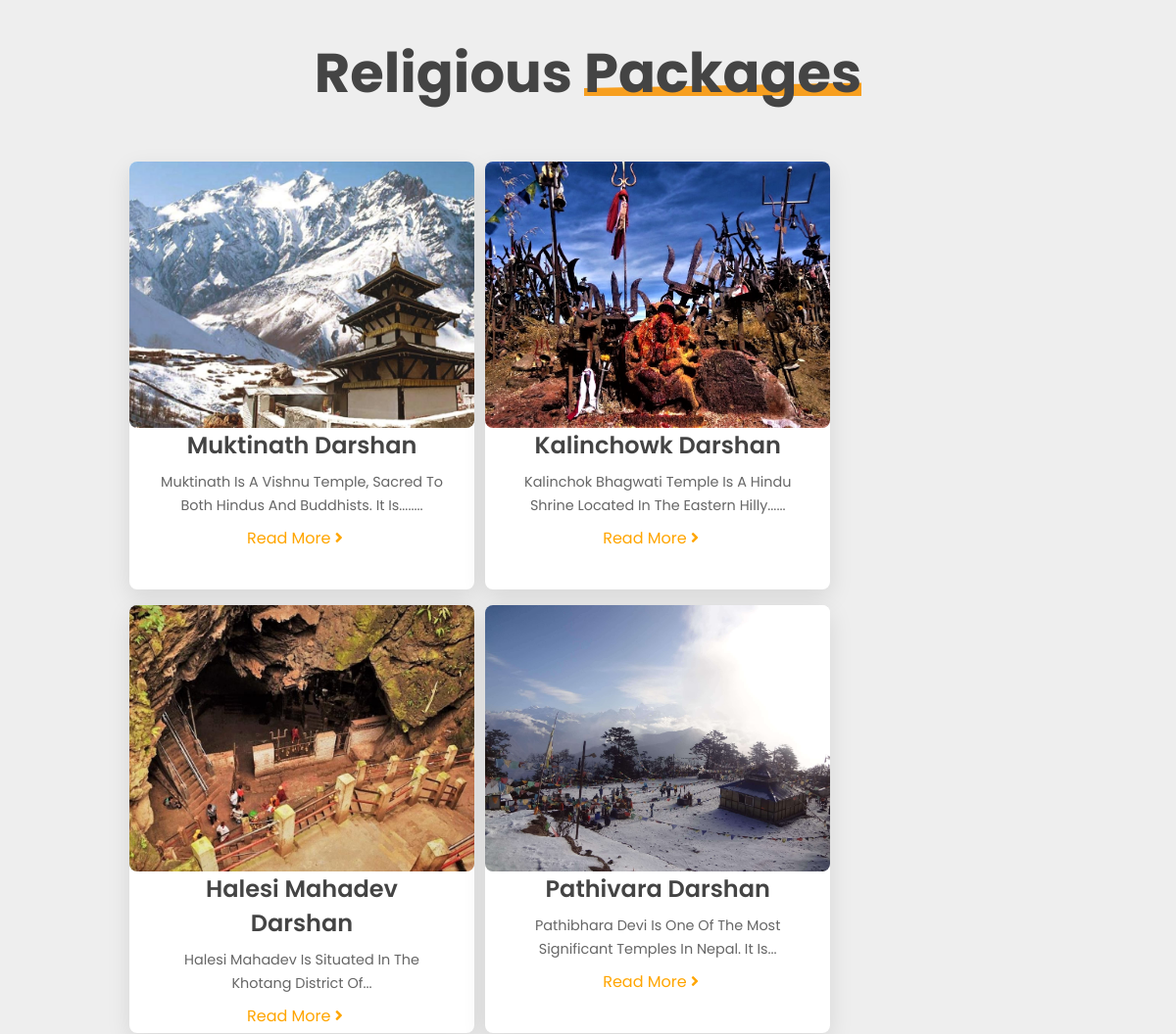
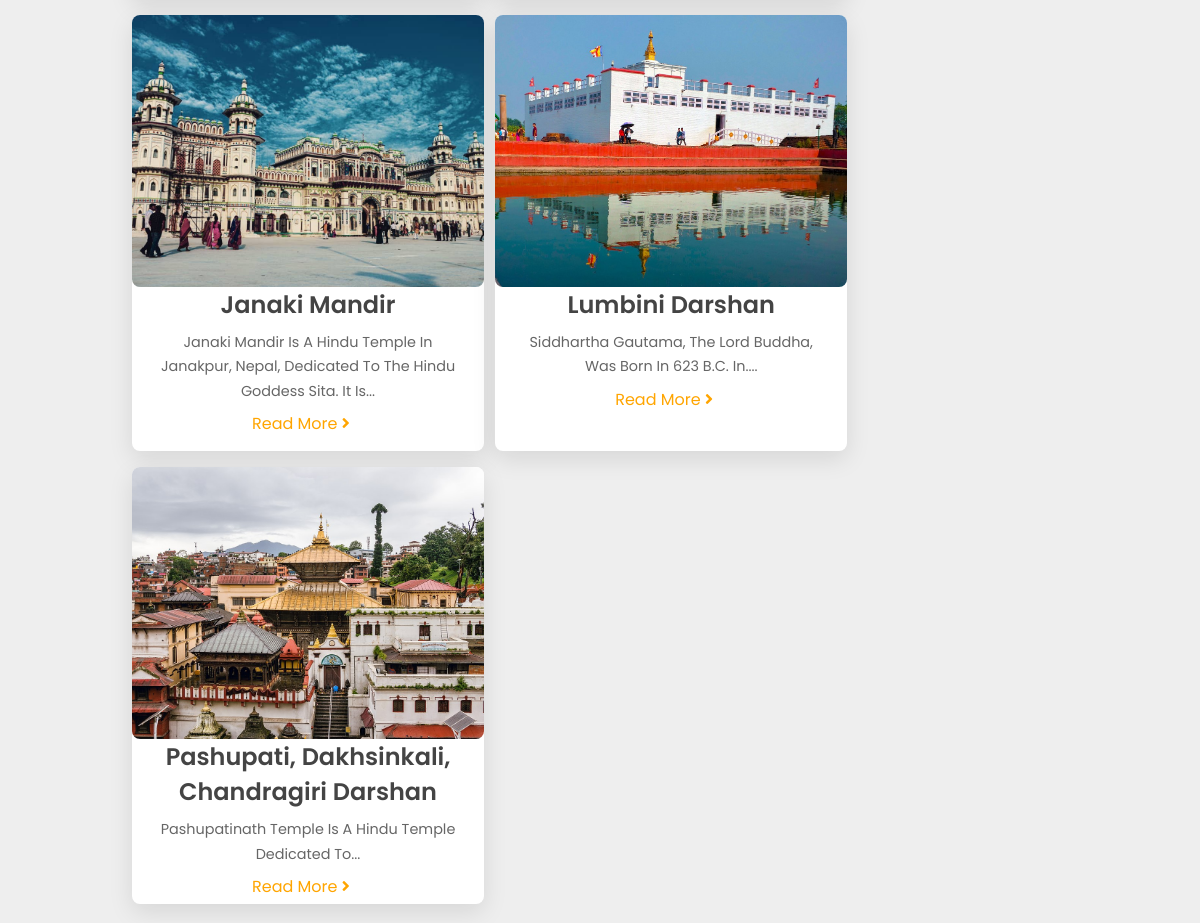
The app's page /php/religious.php with its own data (2 pictures, top to bottom).
### tables this page shows
CREATE TABLE `destination` (
  `id` int(255) NOT NULL,
  `image` varchar(255) NOT NULL,
  `name` varchar(255) NOT NULL,
  `details` varchar(255) NOT NULL
);

CREATE TABLE `destination1` (
  `id` int(255) NOT NULL,
  `image` varchar(255) NOT NULL,
  `name` varchar(255) NOT NULL,
  `details` varchar(255) NOT NULL
);

CREATE TABLE `destination2` (
  `id` int(255) NOT NULL,
  `image` varchar(255) NOT NULL,
  `name` varchar(255) NOT NULL,
  `details` varchar(255) NOT NULL
);

CREATE TABLE `destination3` (
  `id` int(255) NOT NULL,
  `image` varchar(255) NOT NULL,
  `name` varchar(255) NOT NULL,
  `details` varchar(255) NOT NULL
);

CREATE TABLE `destination4` (
  `id` int(255) NOT NULL,
  `image` varchar(255) NOT NULL,
  `name` varchar(255) NOT NULL,
  `details` varchar(255) NOT NULL
);

CREATE TABLE `destination5` (
  `id` int(255) NOT NULL,
  `image` varchar(255) NOT NULL,
  `name` varchar(255) NOT NULL,
  `details` varchar(255) NOT NULL
);

CREATE TABLE `destination6` (
  `id` int(255) NOT NULL,
  `image` varchar(255) NOT NULL,
  `name` varchar(255) NOT NULL,
  `details` varchar(255) NOT NULL
);

### php/religious.php (the view, shortened to what this page needs)
<!DOCTYPE html>
<html lang="en">
<head>
    <link rel="stylesheet" href="https://cdnjs.cloudflare.com/ajax/libs/font-awesome/5.15.4/css/all.min.css">
    <link rel="stylesheet" href="religious.css">
</head>
<body>
     <section class="package" id="package">
     <h1 class="heading">Religious <span>Packages</span> </h1>
<?php
$con = mysqli_connect('localhost','root');
mysqli_select_db($con,'book');
$query = "SELECT `id`, `image`, `name`, `details` FROM `destination` order by id ASC";
$queryfire = mysqli_query($con, $query);
$num = mysqli_num_rows($queryfire);
if($num > 0){
    while($product = mysqli_fetch_array($queryfire)){
        ?>
<div class="box-container">
<div class="box" data-aos="fade-up">
    <div class="image">
        <img src="images/<?php echo $product['image']; ?>" alt="image">
    </div>
    <div class="content">
        <div class="price"> <?php echo $product['name']; ?> </div>
        <p><?php echo $product['details']; ?></p>
        <a href="muktinath.html">read more <i class="fas fa-angle-right"></i></a>
    </div>
</div>
</div>
<?php
    }
}
 ?>
<?php
$con = mysqli_connect('localhost','root');
mysqli_select_db($con,'book');
$query = "SELECT `id`, `image`, `name`, `details` FROM `destination1` order by id ASC";
$queryfire = mysqli_query($con, $query);
$num = mysqli_num_rows($queryfire);
if($num > 0){
    while($product = mysqli_fetch_array($queryfire)){
        ?>
<div class="box-container">
<div class="box" data-aos="fade-up">
    <div class="image">
        <img src="images/<?php echo $product['image']; ?>" alt="image">
    </div>
    <div class="content">
        <div class="price"> <?php echo $product['name']; ?> </div>
        <p><?php echo $product['details']; ?></p>
        <a href="kalinchowk.html">read more <i class="fas fa-angle-right"></i></a>
    </div>
</div>
</div>
<?php
    }
}
 ?>
<?php
$con = mysqli_connect('localhost','root');
mysqli_select_db($con,'book');
$query = "SELECT `id`, `image`, `name`, `details` FROM `destination2` order by id ASC";
$queryfire = mysqli_query($con, $query);
$num = mysqli_num_rows($queryfire);
if($num > 0){
    while($product = mysqli_fetch_array($queryfire)){
        ?>
<div class="box-container">
<div class="box" data-aos="fade-up">
    <div class="image">
        <img src="images/<?php echo $product['image']; ?>" alt="image">
    </div>
    <div class="content">
        <div class="price"> <?php echo $product['name']; ?> </div>
        <p><?php echo $product['details']; ?></p>
        <a href="halesi.html">read more <i class="fas fa-angle-right"></i></a>
    </div>
</div>
</div>
<?php
    }
}
 ?>
<?php
$con = mysqli_connect('localhost','root');
mysqli_select_db($con,'book');
$query = "SELECT `id`, `image`, `name`, `details` FROM `destination3` order by id ASC";
$queryfire = mysqli_query($con, $query);
$num = mysqli_num_rows($queryfire);
if($num > 0){
    while($product = mysqli_fetch_array($queryfire)){
        ?>
<div class="box-container">
<div class="box" data-aos="fade-up">
    <div class="image">
        <img src="images/<?php echo $product['image']; ?>" alt="image">
    </div>
    <div class="content">
        <div class="price"> <?php echo $product['name']; ?> </div>
        <p><?php echo $product['details']; ?></p>
        <a href="#">read more <i class="fas fa-angle-right"></i></a>
    </div>
</div>
</div>
<?php
    }
}
 ?>
<?php
$con = mysqli_connect('localhost','root');
mysqli_select_db($con,'book');
$query = "SELECT `id`, `image`, `name`, `details` FROM `destination4` order by id ASC";
$queryfire = mysqli_query($con, $query);
$num = mysqli_num_rows($queryfire);
if($num > 0){
    while($product = mysqli_fetch_array($queryfire)){
        ?>
<div class="box-container">
<div class="box" data-aos="fade-up">
    <div class="image">
        <img src="images/<?php echo $product['image']; ?>" alt="image">
    </div>
    <div class="content">
        <div class="price"> <?php echo $product['name']; ?> </div>
        <p><?php echo $product['details']; ?></p>
        <a href="#">read more <i class="fas fa-angle-right"></i></a>
    </div>
</div>
</div>
<?php
    }
}
 ?>
<?php
$con = mysqli_connect('localhost','root');
mysqli_select_db($con,'book');
$query = "SELECT `id`, `image`, `name`, `details` FROM `destination5` order by id ASC";
$queryfire = mysqli_query($con, $query);
$num = mysqli_num_rows($queryfire);
if($num > 0){
    while($product = mysqli_fetch_array($queryfire)){
        ?>
<div class="box-container">
<div class="box" data-aos="fade-up">
    <div class="image">
        <img src="images/<?php echo $product['image']; ?>" alt="image">
    </div>
    <div class="content">
        <div class="price"> <?php echo $product['name']; ?> </div>
        <p><?php echo $product['details']; ?></p>
        <a href="#">read more <i class="fas fa-angle-right"></i></a>
    </div>
</div>
</div>
<?php
    }
}
 ?>
<?php
$con = mysqli_connect('localhost','root');
mysqli_select_db($con,'book');
$query = "SELECT `id`, `image`, `name`, `details` FROM `destination6` order by id ASC";
$queryfire = mysqli_query($con, $query);
$num = mysqli_num_rows($queryfire);
if($num > 0){
    while($product = mysqli_fetch_array($queryfire)){
        ?>
<div class="box-container">
<div class="box" data-aos="fade-up">
    <div class="image">
        <img src="images/<?php echo $product['image']; ?>" alt="image">
    </div>
    <div class="content">
        <div class="price"> <?php echo $product['name']; ?> </div>
        <p><?php echo $product['details']; ?></p>
        <a href="#">read more <i class="fas fa-angle-right"></i></a>
    </div>
</div>
</div>
<?php
    }
}
 ?>
     </section>
</body>
</html>

### php/religious.css (style rules this page uses)
:root { --orange:#F79F1F; --text-color-1:#444; --text-color-2:#666; --bg-color-1:#fff; --bg-color-2:#eee; --box-shadow:0 .5rem 1.5rem rgba(0,0,0,.1); }
* { font-family: 'Poppins', sans-serif; margin:0; padding:0; box-sizing: border-box; outline: none; border:none; text-decoration: none; text-transform: capitalize; transition:all .2s linear; }
body { background:var(--bg-color-2); }
section { padding:2rem 9%; }
.heading { text-align: center; padding-bottom: 2rem; color:var(--text-color-1); font-size: 3.5rem; }
.heading span { position: relative; z-index: 0; }
.heading span::before { content: ''; position: absolute; bottom: 1rem; left: 0; z-index: -1; background: var(--orange); height: 100%; width: 100%; clip-path: polygon(0 90%, 100% 83%, 100% 100%, 0% 100%); }
.package .box-container { display: flex; float: left; margin-left: 1.5rem; margin-right: 7.2rem; margin-top: 1rem; height: 27.3rem; width: 14rem; }
.package .box-container .box { background:var(--bg-color-1); border-radius: .5rem; box-shadow: var(--box-shadow); }
.package .box-container .box .image { height:17rem; width: 22rem; position: relative; }
.package .box-container .box .image img { height:100%; width: 100%; object-fit: cover; border-radius: .5rem; }
.package .box-container .box .content { padding:1.5rem; padding-top: 0; }
.package .box-container .box .content .price { font-weight: 600; color:var(--text-color-1); font-size: 1.5rem; text-align: center; }
.package .box-container .box .content p { font-size: .90rem; padding:.5rem 0; color:var(--text-color-2); line-height: 1.7; text-align: center; }
.package .box-container .box .content a { font-size: 1rem; color: orange; padding-left: 6rem; }
.package .box-container .box .content a i { padding-right: .5rem; }

### records on screen
destination: image (picture), name "Muktinath Darshan", details "Muktinath Is A Vishnu Temple, Sacred To Both Hindus And Buddhists. It Is........"
destination1: image (picture), name "Kalinchowk Darshan", details "Kalinchok Bhagwati Temple Is A Hindu Shrine Located In The Eastern Hilly......"
destination2: image (picture), name "Halesi Mahadev Darshan", details "Halesi Mahadev Is Situated In The Khotang District Of..."
destination3: image (picture), name "Pathivara Darshan", details "Pathibhara Devi Is One Of The Most Significant Temples In Nepal. It Is..."
destination4: image (picture), name "Janaki Mandir", details "Janaki Mandir Is A Hindu Temple In Janakpur, Nepal, Dedicated To The Hindu Goddess Sita. It Is..."
destination5: image (picture), name "Lumbini Darshan", details "Siddhartha Gautama, The Lord Buddha, Was Born In 623 B.C. In...."
destination6: image (picture), name "Pashupati, Dakhsinkali, Chandragiri Darshan", details "Pashupatinath Temple Is A Hindu Temple Dedicated To..."
